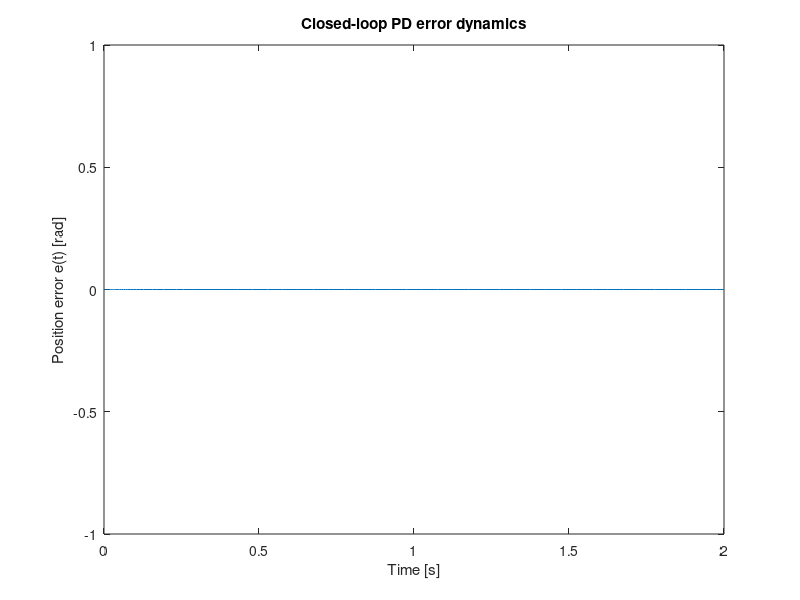

Write the MATLAB code that produced this figure.

function robot_pd_tuning_example
    J = 0.5;
    B = 0.05;
    Mp_star = 0.1; % 10% overshoot
    Ts_star = 0.5; % 0.5 s settling time

    zeta = dampingRatioFromOvershoot(Mp_star);
    wn   = 4 / (zeta * Ts_star);
    Kp   = J * wn^2;
    Kd   = 2 * J * zeta * wn - B;
    Kd   = max(Kd, 0);

    fprintf("Kp = %.3f, Kd = %.3f\n", Kp, Kd);

    % Simulate closed-loop error dynamics for a unit step in qd
    qd = 1.0; % rad
    x0 = [0; 0]; % [e; de]

    tspan = [0 2];
    [t, x] = ode45(@(t, x) errorDynamics(t, x, J, B, Kp, Kd, qd), tspan, x0);

    e  = x(:,1);
    de = x(:,2);

    figure;
    plot(t, e);
    xlabel('Time [s]');
    ylabel('Position error e(t) [rad]');
    title('Closed-loop PD error dynamics');
end

function zeta = dampingRatioFromOvershoot(Mp_star)
    if Mp_star <= 0 || Mp_star >= 1
        error('Mp_star must be in (0, 1).');
    end
    logMp = log(Mp_star);
    zeta  = -logMp / sqrt(pi^2 + logMp^2);
end

function dx = errorDynamics(~, x, J, B, Kp, Kd, qd)
    e  = x(1);
    de = x(2);

    % tau = -Kp*(e) - Kd*(de), qd constant, so error dynamics:
    % J*ddot{e} + (B + Kd)*dot{e} + Kp*e = 0
    dde = -(B + Kd)/J * de - Kp/J * e;

    dx = [de; dde];
end
